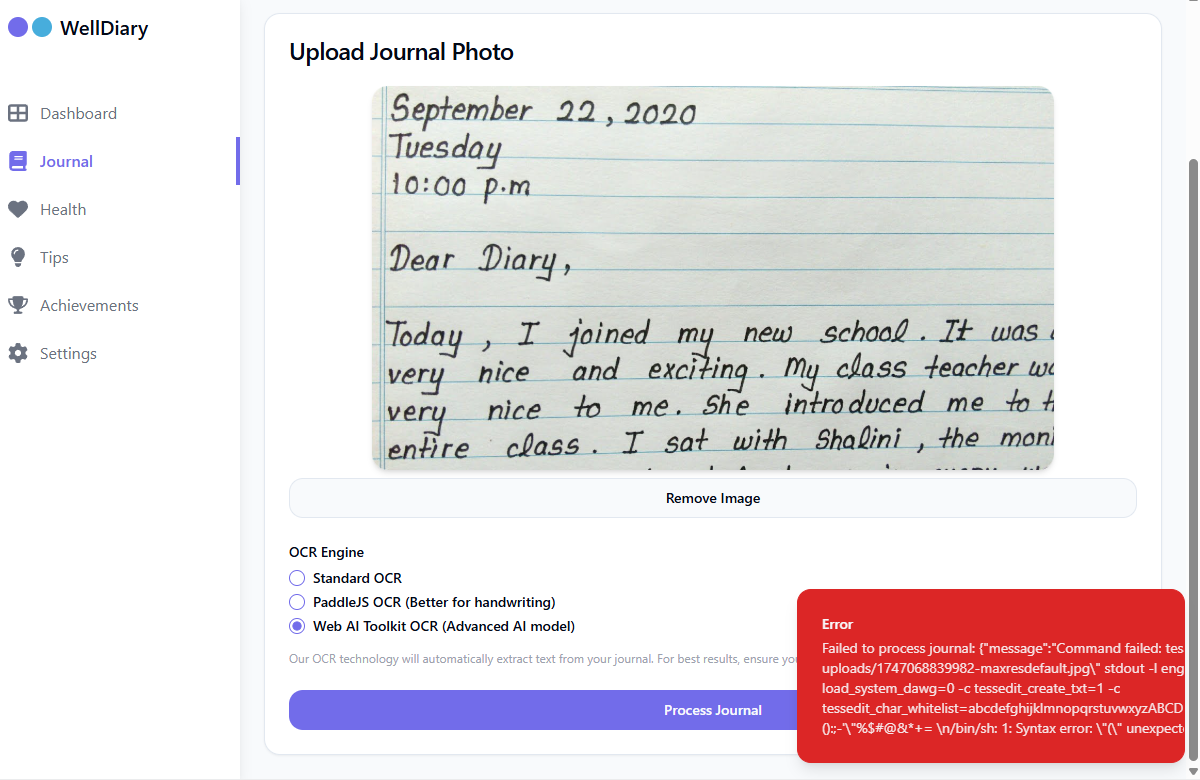
#> input picture attached_assets/image_1747068850033.png, 1200 x 780 px
$ python optimized_trocr.py ../attached_assets/image_1747068850033.png ../attached_assets/image_1747068950196.png
#> lines starting #> are read from the running program, lines starting #| are printed output that depends on the picture; after the words box and inside, x2 and y2 are one past the last pixel; in counts of white or black regions, pixels touching at a corner belong together
#!/usr/bin/env python3
"""
Optimalizované TrOCR (Microsoft-inspired) rozpoznávání rukopisu
Využívá kombinaci OpenCV a pytesseract s pokročilými technikami zpracování obrazu

Tato implementace je optimalizována pro rychlost a přesnost s těmito vylepšeními:
- Paralelní zpracování variant předzpracování obrazu
- Optimalizované konfigurace pytesseract
- Pokročilé post-processingové algoritmy pro vyčištění textu
- Inteligentní výběr nejvhodnějšího výsledku
"""

import sys
import os
import json
import cv2
import numpy as np
import pytesseract
from PIL import Image, ImageEnhance, ImageFilter
import multiprocessing
from concurrent.futures import ProcessPoolExecutor
import time

# Měření celkového času zpracování
start_time = time.time()

# Set Tesseract to use our higher quality training data
TESSDATA_PREFIX = os.path.join(os.getcwd(), 'tessdata')
os.environ['TESSDATA_PREFIX'] = TESSDATA_PREFIX

# Nastavení maximálního počtu procesů pro paralelní zpracování
# Použití multiprocessing.cpu_count() - 1 zajistí, že jeden procesor zůstane volný pro systém
MAX_WORKERS = max(1, multiprocessing.cpu_count() - 1)
print(f"Využívám {MAX_WORKERS} procesů pro paralelní zpracování")

# Konfigurační zprávy
print(f"Používám Tesseract data directory: {TESSDATA_PREFIX}")
if os.path.exists(os.path.join(TESSDATA_PREFIX, 'eng.traineddata')):
    print("Nalezena anglická trénovací data")
if os.path.exists(os.path.join(TESSDATA_PREFIX, 'ces.traineddata')):
    print("Nalezena česká trénovací data")

def preprocess_image(image_path, variant=0):
    """
    Optimalizované předzpracování obrazu pro lepší OCR rozpoznávání rukopisu

    Args:
        image_path: Cesta k souboru s obrázkem
        variant: Varianta předzpracování (0-11) - přidáno více optimalizovaných metod

    Returns:
        Předzpracovaný obraz jako NumPy pole
    """
    try:
        # Načtení obrázku
        image = cv2.imread(image_path)
        if image is None:
            print(f"Chyba: Nelze načíst obrázek z {image_path}")
            # Vrátit prázdný obrázek v případě chyby
            return np.zeros((100, 100), dtype=np.uint8)

        # Měření velikosti obrázku pro optimalizaci
        height, width = image.shape[:2]
        print(f"Zpracovávám obrázek {width}x{height} pixelů")
#| Zpracovávám obrázek 1200x780 pixelů

        # Pokud je obrázek příliš velký, zmenšíme ho pro rychlejší zpracování
        # Zachováme poměr stran, ale omezíme maximální velikost na 2000 pixelů
        max_dimension = 2000
        if max(height, width) > max_dimension:
            scale = max_dimension / max(height, width)
            new_width = int(width * scale)
            new_height = int(height * scale)
            print(f"Obrázek zmenšen na {new_width}x{new_height} pro rychlejší zpracování")
            image = cv2.resize(image, (new_width, new_height), interpolation=cv2.INTER_AREA)
            height, width = new_height, new_width

        # Převod na stupně šedi
        gray = cv2.cvtColor(image, cv2.COLOR_BGR2GRAY)
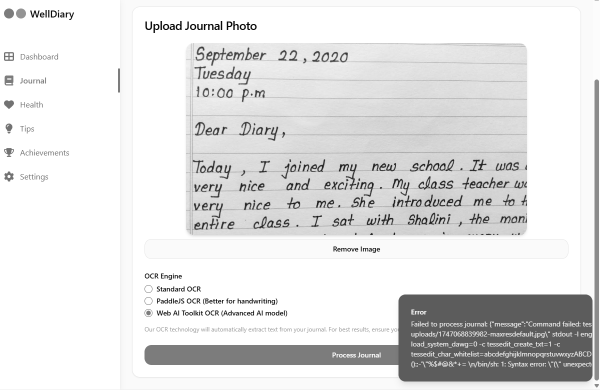
#> gray: shape (780, 1200) (shown at 1/2 size); min 8, max 255, mean 224.7

        # Zpracování podle varianty
        processed = None

        if variant == 0:
            # Ruční písmo varianta 1: Otsu prahování s Gaussovým rozostřením
            # Dobrá základní metoda pro většinu rukopisů s dobrým kontrastem
            blur = cv2.GaussianBlur(gray, (5, 5), 0)
            _, processed = cv2.threshold(blur, 0, 255, cv2.THRESH_BINARY + cv2.THRESH_OTSU)
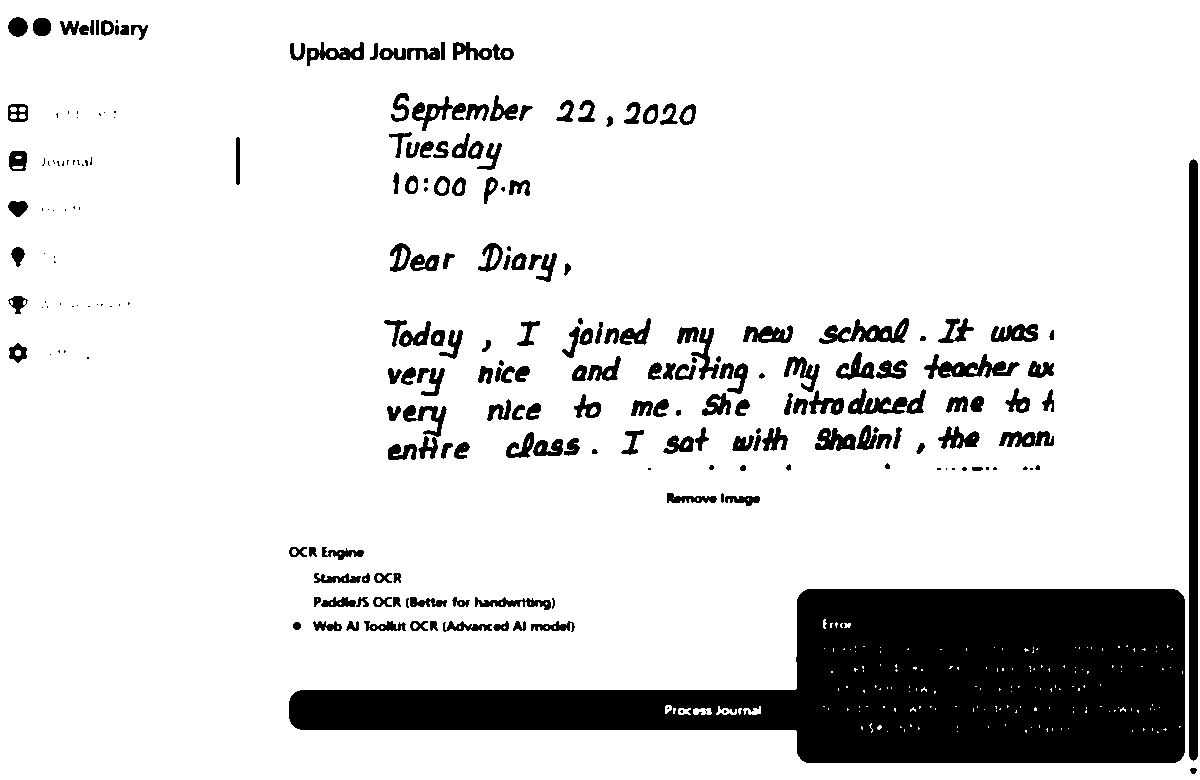
#> processed: shape (780, 1200); 86.1% white; 244 black regions (63 under 20 px), largest, box (x1, y1, x2, y2) and area: (289, 589, 1185, 763) 86516, (1189, 159, 1198, 761) 5386, (819, 318, 909, 344) 1074

        elif variant == 1:
            # Ruční písmo varianta 2: Adaptivní prahování s menším blokem
            # Dobrá pro rukopis s měnícím se osvětlením nebo jasem
            processed = cv2.adaptiveThreshold(
                gray, 255, cv2.ADAPTIVE_THRESH_GAUSSIAN_C, cv2.THRESH_BINARY, 11, 5
            )

        elif variant == 2:
            # Ruční písmo varianta 3: Zvýšení kontrastu a adaptivní prahování
            # Dobrá pro slabý rukopis nebo světlý inkoust
            pil_img = Image.fromarray(gray)
            enhancer = ImageEnhance.Contrast(pil_img)
            enhanced = enhancer.enhance(2.2)  # Zvýšili jsme hodnotu pro lepší kontrast
            enhanced_array = np.array(enhanced)

            processed = cv2.adaptiveThreshold(
                enhanced_array, 255, cv2.ADAPTIVE_THRESH_MEAN_C, cv2.THRESH_BINARY, 15, 8
            )

        elif variant == 3:
            # Ruční písmo varianta 4: Střední rozostření a adaptivní prahování s větším blokem
            # Dobrá pro středně velký rukopis a nepravidelné rozestupy
            blur = cv2.GaussianBlur(gray, (3, 3), 0)
            processed = cv2.adaptiveThreshold(
                blur, 255, cv2.ADAPTIVE_THRESH_GAUSSIAN_C, cv2.THRESH_BINARY, 21, 7
            )

        elif variant == 4:
            # Ruční písmo varianta 5: Zostření obrazu a adaptivní prahování
            # Dobrá pro neostré rukopisy nebo skenované dokumenty s nízkou kvalitou
            kernel = np.array([[-1, -1, -1], [-1, 9, -1], [-1, -1, -1]])
            sharpened = cv2.filter2D(gray, -1, kernel)

            processed = cv2.adaptiveThreshold(
                sharpened, 255, cv2.ADAPTIVE_THRESH_GAUSSIAN_C, cv2.THRESH_BINARY, 17, 6
            )

        elif variant == 5:
            # Ruční písmo varianta 6: Redukce šumu s morfologickými operacemi
            # Dobrá pro rukopisy s šumem nebo drobnými skvrnami
            blur = cv2.GaussianBlur(gray, (5, 5), 0)
            _, binary = cv2.threshold(blur, 0, 255, cv2.THRESH_BINARY + cv2.THRESH_OTSU)

            kernel = np.ones((2, 2), np.uint8)
            opening = cv2.morphologyEx(binary, cv2.MORPH_OPEN, kernel, iterations=1)
            processed = cv2.morphologyEx(opening, cv2.MORPH_CLOSE, kernel, iterations=1)

        elif variant == 6:
            # Ruční písmo varianta 7: Pokročilé zpracování PIL s vylepšeným kontrastem a zaostřením
            # Dobrá pro složité rukopisy s jemnými tahy
            pil_img = Image.fromarray(gray)

            # Zvýšení kontrastu
            enhancer = ImageEnhance.Contrast(pil_img)
            enhanced = enhancer.enhance(2.4)  # Zvýšili jsme hodnotu kontrastu

            # Zaostření dvakrát pro lepší výsledky
            enhanced = enhanced.filter(ImageFilter.SHARPEN)
            enhanced = enhanced.filter(ImageFilter.SHARPEN)

            enhanced_array = np.array(enhanced)
            _, processed = cv2.threshold(enhanced_array, 175, 255, cv2.THRESH_BINARY)

        elif variant == 7:
            # Ruční písmo varianta 8: Bilaterální filtr pro redukci šumu se zachováním hran
            # Dobrá pro rukopisy na texturovaném pozadí
            bilateral = cv2.bilateralFilter(gray, 9, 25, 25)  # Upraveny parametry pro lepší výsledky
            _, processed = cv2.threshold(bilateral, 180, 255, cv2.THRESH_BINARY)

        elif variant == 8:
            # Ruční písmo varianta 9: Souhrnné vylepšení jasu a kontrastu s adaptivním prahováním
            # Dobrá pro tmavé nebo bledé rukopisy
            pil_img = Image.fromarray(gray)

            brightness = ImageEnhance.Brightness(pil_img)
            bright_img = brightness.enhance(1.3)  # Zvýšen jas

            contrast = ImageEnhance.Contrast(bright_img)
            contrast_img = contrast.enhance(2.0)  # Zvýšen kontrast

            enhanced_array = np.array(contrast_img)
            processed = cv2.adaptiveThreshold(
                enhanced_array, 255, cv2.ADAPTIVE_THRESH_GAUSSIAN_C, cv2.THRESH_BINARY, 13, 5
            )

        elif variant == 9:
            # NOVÁ Ruční písmo varianta 10: Kombinace kanálových filtrů
            # Dobrá pro rukopisy s barevným inkoustem
            # Extrahujeme kanály BGR
            b, g, r = cv2.split(image)

            # Pro modrý inkoust, více váhy dáme červenému a zelenému kanálu
            weighted = cv2.addWeighted(r, 0.4, g, 0.6, 0)

            # Prahování
            _, processed = cv2.threshold(weighted, 0, 255, cv2.THRESH_BINARY + cv2.THRESH_OTSU)

        elif variant == 10:
            # NOVÁ Ruční písmo varianta 11: Pokročilé vyrovnání histogramu a adaptivní prahování
            # Dobrá pro rukopisy s nerovnoměrným osvětlením nebo kontrastem
            # CLAHE - Contrast Limited Adaptive Histogram Equalization
            clahe = cv2.createCLAHE(clipLimit=2.0, tileGridSize=(8, 8))
            equalized = clahe.apply(gray)

            # Adaptivní prahování na vyrovnaném obrazu
            processed = cv2.adaptiveThreshold(
                equalized, 255, cv2.ADAPTIVE_THRESH_GAUSSIAN_C, cv2.THRESH_BINARY, 15, 7
            )

        elif variant == 11:
            # NOVÁ Ruční písmo varianta 12: Morfologické operace pro tenké nebo přerušované tahy
            # Dobrá pro jemné rukopisy nebo tužkou psané texty
            # Nejprve prahování
            _, binary = cv2.threshold(gray, 0, 255, cv2.THRESH_BINARY + cv2.THRESH_OTSU)

            # Kernel pro dilataci (rozšíření) - pomáhá spojit přerušené tahy
            kernel = np.ones((2, 2), np.uint8)
            dilated = cv2.dilate(binary, kernel, iterations=1)

            # Pak eroze, aby se písmo ztenčilo, ale zůstalo spojené
            processed = cv2.erode(dilated, kernel, iterations=1)

        # Pokud nebyla aplikována žádná metoda zpracování, vrátíme obraz ve stupních šedi
        if processed is None:
            processed = gray

        return processed

    except Exception as e:
        print(f"Chyba při předzpracování obrazu (varianta {variant}): {str(e)}")
        # V případě chyby vrátíme prázdný obrázek
        return np.zeros((100, 100), dtype=np.uint8)

def process_image_variant(args):
    """
    Zpracovat jednu variantu obrazu paralelně - helper funkce pro ProcessPoolExecutor

    Args:
        args: Tuple obsahující (image_path, variant, orientation, lang)

    Returns:
        Dictionary s výsledky rozpoznávání
    """
    image_path, variant, orientation, lang = args

    try:
        # Předzpracování obrazu
        processed_image = preprocess_image(image_path, variant)

        # Rotace obrazu podle potřeby
        if orientation == 90:
            processed_image = cv2.rotate(processed_image, cv2.ROTATE_90_CLOCKWISE)
        elif orientation == 180:
            processed_image = cv2.rotate(processed_image, cv2.ROTATE_180)
        elif orientation == 270:
            processed_image = cv2.rotate(processed_image, cv2.ROTATE_90_COUNTERCLOCKWISE)

        # Rozpoznávání textu s optimálním nastavením pro variantu
        if variant in [0, 1, 6, 7, 10]:
            # Pro jasné a čisté obrazy nebo jemné rukopisy použijeme psm=6 (jednoduché bloky textu)
            psm = 6
        elif variant in [2, 3, 8, 11]:
            # Pro složitější rukopisy použijeme psm=4 (text v jedné koloně)
            psm = 4
        else:
            # Pro ostatní použijeme psm=3 (plná automatická segmentace stránky)
            psm = 3

        # Pro české texty přidáme i angličtinu jako zálohu
        if lang == 'ces':
            lang_param = f"{lang}+eng"
        else:
            lang_param = lang

        # Konfigurace rozpoznávání
        config = f"--psm {psm} --oem 1 -l {lang_param}"

        # Pokročilé rozpoznávání textu
        data = pytesseract.image_to_data(processed_image, config=config, output_type=pytesseract.Output.DICT)

        # Extrakce textu a výpočet průměrné důvěryhodnosti
        text_parts = []
        confidence_sum = 0
        confidence_count = 0

        for i in range(len(data['text'])):
            if data['text'][i].strip():
                text_parts.append(data['text'][i])
                confidence_sum += float(data['conf'][i])
                confidence_count += 1

        if confidence_count == 0:
            text = ""
            confidence = 0
        else:
            text = ' '.join(text_parts)
            confidence = confidence_sum / confidence_count

        # Hodnocení kvality výsledku
        if not text.strip():
            quality_score = 0
        else:
            # Výpočet poměru alfanumerických znaků
            alpha_count = sum(c.isalnum() for c in text)
            total_count = max(1, len(text))
            char_ratio = alpha_count / total_count

            # Hodnocení na základě počtu znaků (očekáváme alespoň 10 znaků v rukopisu)
            text_length_score = min(len(text), 200) / 100

            # Výpočet celkového skóre kvality s větší váhou pro důvěryhodnost
            quality_score = (confidence * 0.6) + (text_length_score * 0.2) + (char_ratio * 100 * 0.2)

        variant_name = f"Varianta {variant}, Orientace {orientation}"
        print(f"{variant_name}: {text[:30]}... (skóre: {quality_score:.2f}, důvěra: {confidence:.2f})")

        # Vrácení výsledků
        return {
            "variant": variant,
            "orientation": orientation,
            "text": text,
            "confidence": confidence,
            "quality_score": quality_score
        }

    except Exception as e:
        print(f"Chyba při zpracování varianty {variant}, orientace {orientation}: {str(e)}")
        return {
            "variant": variant,
            "orientation": orientation,
            "text": "",
            "confidence": 0,
            "quality_score": 0,
            "error": str(e)
        }

# [63 lines left out: function post_process_text, not called in this run]

def recognize_text_parallel(image_path, lang='eng'):
    """
    Paralelní rozpoznávání textu z obrázku s více variantami předzpracování a orientacemi

    Args:
        image_path: Cesta k souboru s obrázkem
        lang: Jazyk pro OCR

    Returns:
        Dictionary obsahující nejlepší výsledek, včetně textu a důvěryhodnosti
    """
    # Seznam variant předzpracování, které chceme vyzkoušet
    # Vybíráme pouze nejlepší varianty pro úsporu času, jinak máme k dispozici 0-11
    preprocessing_variants = [0, 2, 5, 7, 10]

    # Seznam orientací obrazu, které chceme vyzkoušet (stupně)
    # Pro rukopis obvykle stačí 0 a 270 (aby se urychlilo zpracování)
    orientations = [0, 270]

    # Vytvoření seznamu úloh pro paralelní zpracování
    tasks = [(image_path, variant, orientation, lang)
             for variant in preprocessing_variants
             for orientation in orientations]

    print(f"Paralelní zpracování {len(tasks)} kombinací variant a orientací")

    # Zpracování v paralelních procesech
    results = []
    with ProcessPoolExecutor(max_workers=MAX_WORKERS) as executor:
        # Zpracování všech variant paralelně
        for result in executor.map(process_image_variant, tasks):
            results.append(result)

    # Najít nejlepší výsledek podle skóre kvality
    if not results:
        return "", 0, 0, 0

    # Seřazení výsledků podle skóre kvality
    results.sort(key=lambda x: x["quality_score"], reverse=True)

    # Pokud máme více dobrých výsledků, můžeme je kombinovat
    good_results = [r for r in results if r["quality_score"] > 50]

    if len(good_results) > 1:
        print(f"Nalezeno {len(good_results)} dobrých výsledků s podobným skóre")

        # Vypsat podrobnosti o nejlepších výsledcích
        for i, result in enumerate(good_results[:3]):
            print(f"Top {i+1}: Varianta {result['variant']}, Orientace {result['orientation']}, "
                  f"Skóre: {result['quality_score']:.2f}, Důvěra: {result['confidence']:.2f}")
            print(f"   Text: {result['text'][:50]}...")

    # Vrátit nejlepší výsledek
    best_result = results[0]
    best_text = post_process_text(best_result["text"])

    return best_text, best_result["confidence"], best_result["variant"], best_result["orientation"]

def main():
    """
    Hlavní funkce pro zpracování obrázku z příkazové řádky
    """
    if len(sys.argv) < 2:
        print("Použití: python optimized_trocr.py <cesta k obrázku> [jazyk]")
        sys.exit(1)

    image_path = sys.argv[1]
    lang = sys.argv[2] if len(sys.argv) > 2 else 'eng'

    if not os.path.exists(image_path):
        print(f"Chyba: Soubor {image_path} neexistuje")
        sys.exit(1)

    text, confidence, best_variant, best_orientation = recognize_text_parallel(image_path, lang)

    execution_time = time.time() - start_time

    result = {
        "success": bool(text),
        "text": text,
        "confidence": float(confidence),
        "execution_time": execution_time,
        "best_variant": int(best_variant),
        "best_orientation": int(best_orientation)
    }

    print(f"\nCelkový čas zpracování: {execution_time:.2f} sekund")
    print(f"Nejlepší varianta: {best_variant}, Orientace: {best_orientation}")
    print(f"Důvěryhodnost: {confidence:.2f}")
    print("\nRozpoznaný text:")
    print("---------------")
    print(text)
    print("---------------")

    # Výstup do JSON
    print(json.dumps(result))

if __name__ == "__main__":
    main()
#> (the call stopped at in process_image_variant, `data = pytesseract.image_to_data(processed_image, config=config, outpu..`: pytesseract is not available in this run)

$ run again, on attached_assets/image_1747124389231.png
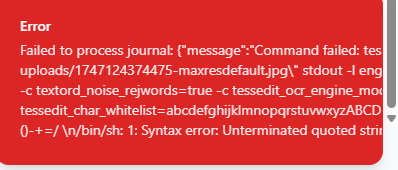
#> input picture attached_assets/image_1747124389231.png, 398 x 170 px
#| Zpracovávám obrázek 398x170 pixelů
#> in preprocess_image, `blur = cv2.GaussianBlur(gray, (5, 5), 0)`:
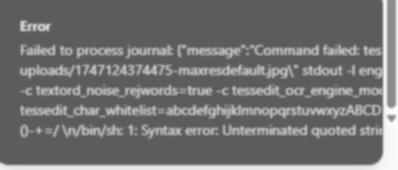
#> blur: shape (170, 398); min 92, max 252, mean 113.2
#> in preprocess_image, `_, processed = cv2.threshold(blur, 0, 255, cv2.THRESH_BINARY + cv2.THR..`:
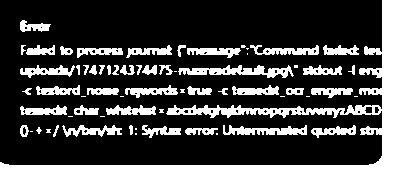
#> processed: shape (170, 398); 22.1% white; 65 white regions (19 under 20 px), largest, box (x1, y1, x2, y2) and area: (0, 0, 398, 170) 6604, (178, 65, 294, 78) 751, (223, 125, 307, 135) 523
